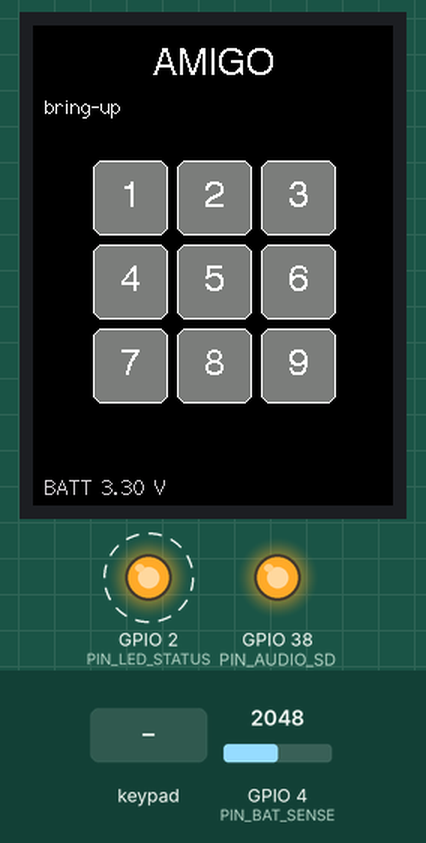
Recording of a program running on a simulated ESP32-S3. Shown: 240×320 colour display, output pins drawn as LEDs (lit = HIGH). Wiring (inferred from the names in the program): 3×3 keypad with keys 1 2 3 4 5 6 7 8 9 (labels assumed): rows GPIO 14, GPIO 15, GPIO 16; columns GPIO 17, GPIO 18, GPIO 21. Dashed ring = blinking. The inputs (shaded band) are chosen by the test bench; at power-on: GPIO 4 (PIN_BAT_SENSE) = 2048. I2S audio is not simulated (input reads silence); pins used as bus, display or sensor lines are not drawn; what the program prints to the serial monitor is not drawn.

Above: at 1.6 s.
1.7 s: keypad keys 1 4 1 5 1 6 pressed 0.4 s apart
At 1.82 s:
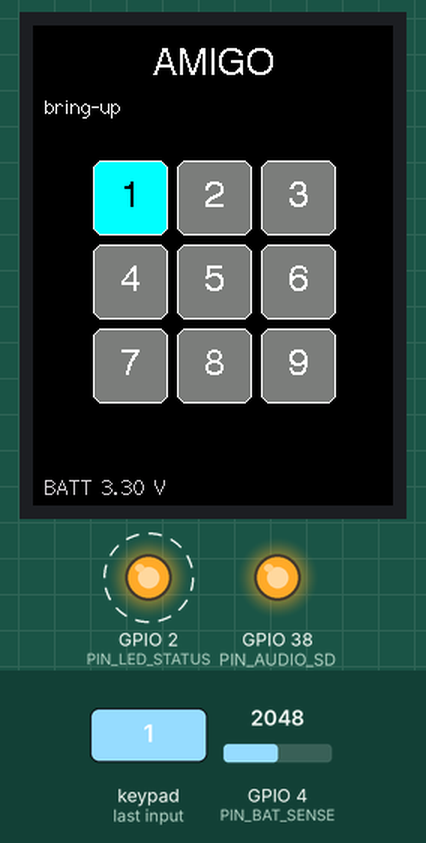
5.6 s: GPIO 4 (PIN_BAT_SENSE) set to 2866
8.6 s: key '2' pressed
At 8.72 s:
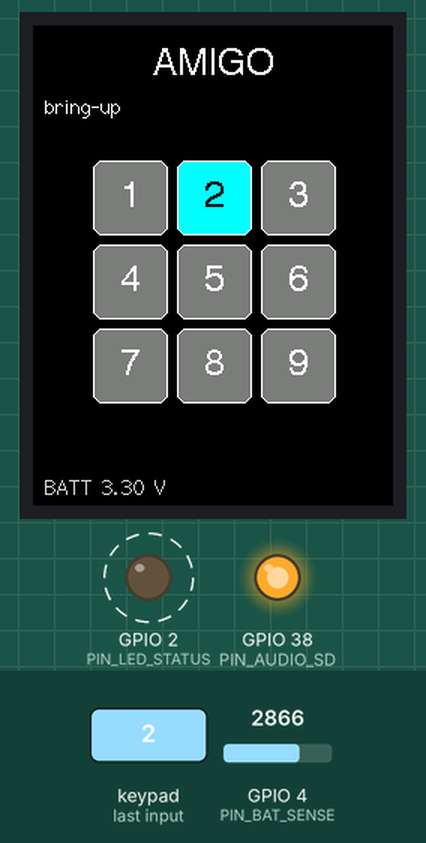
10.2 s: key '3' pressed
At 10.32 s:
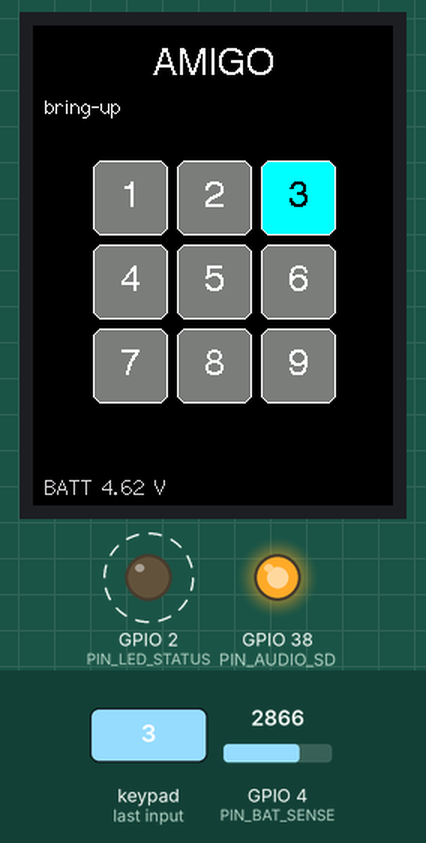
11.8 s: keypad keys 1 7 1 8 2 1 pressed 0.4 s apart
At 13.12 s:
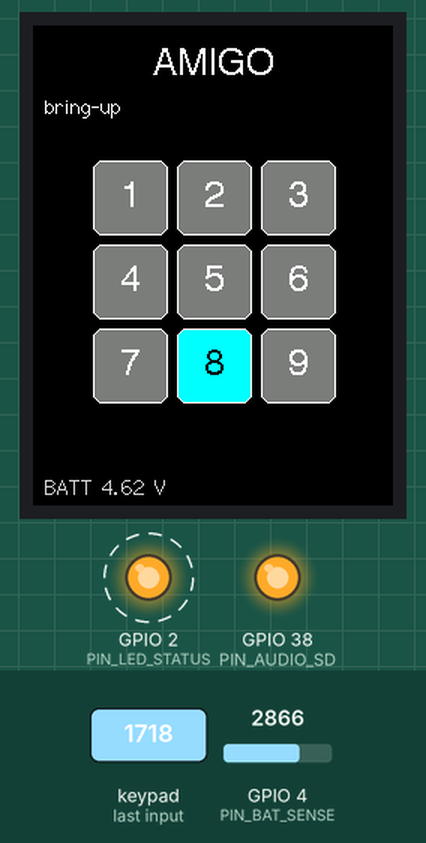
15.7 s: GPIO 4 (PIN_BAT_SENSE) set to 3603
Timing chart, 0 to 19.7 s (numbered marks = the images above; inputs shaded):
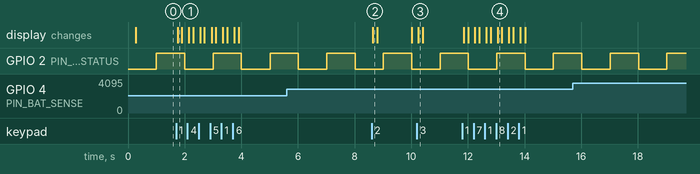

Measured:
- after the input at 1.7 s, the display: changes after 0.05 s (image 1)
- after the input at 8.6 s, the display: changes after 0.05 s (image 2)
- after the input at 10.2 s, the display: changes after 0.05 s (image 3)
- after the input at 11.8 s, the display: first changes after 0.05 s (image 4 shows a later state)
- by itself, GPIO 2 (PIN_LED_STATUS): alternates HIGH for 1.0 s and LOW for 1.0 s

The program:

main.cpp
```cpp
// main.cpp -- Amigo bring-up firmware.
//
// Scope: boot, ILI9341 display, 3x3 Choc matrix, MAX98357A tone output,
// battery voltage readout, status LED heartbeat.
//
// STATUS: written against the schematic, not yet flashed to hardware.

#include <Arduino.h>
#include <TFT_eSPI.h>
#include "pins.h"
#include "keypad.h"
#include "audio.h"

TFT_eSPI tft;
Keypad keys;
Audio audio;

// Per-key tones, laid out to match the physical 3x3 grid (C major pentatonic).
static const float KEY_TONES[9] = {
    261.63f, 293.66f, 329.63f,
    392.00f, 440.00f, 523.25f,
    587.33f, 659.25f, 783.99f
};

// ---- display layout ----
static constexpr int GRID_X = 40;
static constexpr int GRID_Y = 90;
static constexpr int CELL = 50;
static constexpr int GAP = 6;

static uint32_t lastHeartbeat = 0;
static uint32_t lastBattery = 0;

void setBacklight(uint8_t level) {
    ledcWrite(BL_LEDC_CHANNEL, level); // core 2.x takes a channel, not a pin
}

float readBatteryVolts() {
    // 32 samples to knock down ADC noise. analogReadMilliVolts applies the
    // per-chip eFuse calibration, which is much better than raw counts.
    uint32_t acc = 0;
    for (int i = 0; i < 32; i++) acc += analogReadMilliVolts(PIN_BAT_SENSE);
    return (acc / 32.0f) * BAT_DIVIDER_RATIO / 1000.0f;
}

void drawCell(uint8_t r, uint8_t c, bool down) {
    const int x = GRID_X + c * (CELL + GAP);
    const int y = GRID_Y + r * (CELL + GAP);
    tft.fillRoundRect(x, y, CELL, CELL, 6, down ? TFT_CYAN : TFT_DARKGREY);
    tft.drawRoundRect(x, y, CELL, CELL, 6, TFT_WHITE);

    tft.setTextColor(down ? TFT_BLACK : TFT_WHITE);
    tft.setTextDatum(MC_DATUM);
    tft.drawNumber(r * 3 + c + 1, x + CELL / 2, y + CELL / 2, 4);
    tft.setTextDatum(TL_DATUM);
}

void drawGrid() {
    for (uint8_t r = 0; r < 3; r++)
        for (uint8_t c = 0; c < 3; c++)
            drawCell(r, c, keys.isDown(r, c));
}

void drawChrome() {
    tft.fillScreen(TFT_BLACK);
    tft.setTextColor(TFT_WHITE, TFT_BLACK);
    tft.setTextDatum(TC_DATUM);
    tft.drawString("AMIGO", tft.width() / 2, 14, 4);
    tft.setTextDatum(TL_DATUM);
    tft.drawString("bring-up", 8, 46, 2);
}

void drawBattery(float volts) {
    tft.setTextColor(TFT_LIGHTGREY, TFT_BLACK);
    tft.fillRect(0, tft.height() - 22, tft.width(), 22, TFT_BLACK);
    char buf[24];
    snprintf(buf, sizeof(buf), "BATT %.2f V", volts);
    tft.drawString(buf, 8, tft.height() - 20, 2);
}

void setup() {
    Serial.begin(115200);

    pinMode(PIN_LED_STATUS, OUTPUT);
    digitalWrite(PIN_LED_STATUS, LOW);

    // Backlight off during init so the user does not see a garbage frame.
    ledcSetup(BL_LEDC_CHANNEL, BL_LEDC_FREQ_HZ, BL_LEDC_RES_BITS);
    ledcAttachPin(PIN_LCD_BL, BL_LEDC_CHANNEL);
    setBacklight(0);

    tft.init();
    tft.setRotation(0);
    drawChrome();

    analogSetPinAttenuation(PIN_BAT_SENSE, ADC_11db); // ~0 to 3.1V usable range

    keys.begin();

    if (!audio.begin()) {
        Serial.println("[audio] I2S init failed");
        tft.setTextColor(TFT_RED, TFT_BLACK);
        tft.drawString("audio init FAILED", 8, 64, 2);
    }

    drawGrid();
    drawBattery(readBatteryVolts());

    // Fade the backlight up.
    for (int i = 0; i <= 255; i += 5) {
        setBacklight(i);
        delay(4);
    }

    if (audio.ready()) audio.bootChime();

    Serial.printf("[boot] PSRAM: %u bytes free\n", (unsigned)ESP.getFreePsram());
}

void loop() {
    audio.update(); // services the deferred amplifier shutdown

    if (keys.scan()) {
        drawGrid();
        const int k = keys.lastPressed();
        if (k >= 0 && k < 9) {
            const uint8_t r = k / 3, c = k % 3;
            if (keys.isDown(r, c)) {
                Serial.printf("[key] %d down\n", k + 1);
                audio.tone(KEY_TONES[k], 70);
            }
        }
    }

    const uint32_t now = millis();

    if (now - lastHeartbeat >= 1000) {
        lastHeartbeat = now;
        digitalWrite(PIN_LED_STATUS, !digitalRead(PIN_LED_STATUS));
    }

    if (now - lastBattery >= 5000) {
        lastBattery = now;
        drawBattery(readBatteryVolts());
    }

    delay(2);
}
```

audio.h
```cpp
// audio.h -- minimal I2S tone output to the MAX98357A.
//
// Targets the LEGACY I2S driver (driver/i2s.h), which is what Arduino-ESP32
// core 2.x ships. This is the core PlatformIO's espressif32 platform installs.
#pragma once

#include <Arduino.h>
#include <driver/i2s.h>
#include <math.h>
#include "pins.h"

class Audio {
public:
    static constexpr uint32_t SAMPLE_RATE = 22050;
    static constexpr i2s_port_t PORT = I2S_NUM_0;


    bool begin() {
#ifdef AUDIO_SD_CONNECTED
        // Drive shutdown low before anything else so the amp stays off while
        // the I2S clocks come up. IO38 floats until this runs, so the breakout's
        // own pull-up leaves the amp briefly enabled at power-on. Expect a small
        // pop; this shortens it but cannot remove it in firmware.
        pinMode(PIN_AUDIO_SD, OUTPUT);
        digitalWrite(PIN_AUDIO_SD, LOW);
        ampOn_ = false;
#endif

        i2s_config_t cfg = {};
        cfg.mode = (i2s_mode_t)(I2S_MODE_MASTER | I2S_MODE_TX);
        cfg.sample_rate = SAMPLE_RATE;
        cfg.bits_per_sample = I2S_BITS_PER_SAMPLE_16BIT;
        cfg.channel_format = I2S_CHANNEL_FMT_RIGHT_LEFT;
        cfg.communication_format = I2S_COMM_FORMAT_STAND_I2S;
        cfg.intr_alloc_flags = ESP_INTR_FLAG_LEVEL1;
        cfg.dma_buf_count = 8;
        cfg.dma_buf_len = 256;
        cfg.use_apll = false;
        cfg.tx_desc_auto_clear = true; // output silence on underrun
        cfg.fixed_mclk = 0;

        if (i2s_driver_install(PORT, &cfg, 0, nullptr) != ESP_OK) return false;

        i2s_pin_config_t pins = {};
        pins.mck_io_num = I2S_PIN_NO_CHANGE;
        pins.bck_io_num = PIN_AUDIO_BCLK;
        pins.ws_io_num = PIN_AUDIO_LRC;
        pins.data_out_num = PIN_AUDIO_DOUT;
        pins.data_in_num = I2S_PIN_NO_CHANGE;

        if (i2s_set_pin(PORT, &pins) != ESP_OK) return false;

        i2s_zero_dma_buffer(PORT);
        ok_ = true;
        return true;
    }

    // ---- amplifier shutdown control (SD_MODE) ----
    //
    // SD_MODE is an analog threshold pin, not a plain enable. Below ~0.16V the
    // amp shuts down. Above ~1.4V it wakes in left-channel mode, which is fine
    // here because tone() writes identical samples to both slots.
    //
    // Powering the amp up mid-silence still thumps a little, so instead of
    // toggling per beep we enable on demand and drop back to shutdown a short
    // while after the last sound. Back-to-back key presses then share one
    // power-up instead of clicking on every keystroke.

    static constexpr uint32_t AMP_WAKE_MS = 10; // settle time after enable
    static constexpr uint32_t AMP_IDLE_MS = 400; // hold-on after last sound

    static constexpr uint32_t DMA_DRAIN_MS = (8 * 256 * 1000) / SAMPLE_RATE + 5;

    void ampEnable() {
#ifdef AUDIO_SD_CONNECTED
        if (!ampOn_) {
            digitalWrite(PIN_AUDIO_SD, HIGH);
            delay(AMP_WAKE_MS);
            ampOn_ = true;
        }
        muteAt_ = 0; // cancel any pending shutdown
#endif
    }

    void ampDisable() {
#ifdef AUDIO_SD_CONNECTED
        digitalWrite(PIN_AUDIO_SD, LOW);
        ampOn_ = false;
        muteAt_ = 0;
#endif
    }

    // Call every loop. Handles the deferred shutdown.
    void update() {

        constexpr size_t CHUNK = 256;
        int16_t buf[CHUNK * 2]; // interleaved L/R


        //Generates a chunk and stores it in buffer if playing_ is true. If the note has finished playing, it sets playing_ to false.
        if (playing_) {


            const size_t n = min<size_t>(CHUNK, noteFrames_ - framesCompleted_);
            for (size_t i = 0; i < n; i++) {
                // Attack/release envelope so the beep does not click at the edges.
                const float pos = float(framesCompleted_ + i) / float(noteFrames_);
                float env = 1.0f;
                if (pos < 0.05f) env = pos / 0.05f;
                else if (pos > 0.90f) env = (1.0f - pos) / 0.10f;

                const int16_t s = int16_t(sinf(phase_) * amplitude_ * env * 32767.0f);
                buf[i * 2] = s;
                buf[i * 2 + 1] = s;
                phase_ += phaseStep_;
                if (phase_ > 2.0f * PI) phase_ -= 2.0f * PI;
            }


            if (framesCompleted_ >= noteFrames_) {
                muteAt_ = millis() + DMA_DRAIN_MS + AMP_IDLE_MS;
                playing_ = false;
            }

        }
#ifdef AUDIO_SD_CONNECTED
        if (muteAt_ && (int32_t)(millis() - muteAt_) >= 0) ampDisable();
#endif
    }

    bool ampIsOn() const { return ampOn_; }

    uint32_t calculateNoteFrames(uint32_t durationMs) const {
        return (durationMs * SAMPLE_RATE) / 1000;
    }

    void tone(float freqHz, uint32_t durationMs) {
        if (!ok_) return;
        ampEnable();
        playing_ = true;

        phaseStep_ = (2.0f * PI * freqHz) / float(SAMPLE_RATE);
        noteFrames_ = calculateNoteFrames(durationMs);
        framesCompleted_ = 0;
        phase_ = 0.0f;
    }

    void bootChime() {
        tone(523.25f, 90); // C5
        tone(659.25f, 90); // E5
        tone(783.99f, 140); // G5
    }

    bool ready() const { return ok_; }

private:
    bool ok_ = false;
    bool ampOn_ = false;
    uint32_t muteAt_ = 0; // 0 = no pending shutdown

    //Moved from tone() so tone() is non-blocking and can be called from loop() without cutting off the previous tone.
    bool playing_ = false;
    float phase_ = 0.0f; // Where we are in the sine wave cycle
    float phaseStep_ = 0.0f; //How much to advance the phase each sample
    float amplitude_ = 0.25f; // Volume of the tone (0.0 to 1.0)
    uint32_t noteFrames_ = 0; // How many frames to play for the current note
    uint32_t framesCompleted_ = 0; // How many frames have been played for the current note

};
```

pins.h
```cpp
// pins.h -- Amigo GPIO map, transcribed from the ESP32-S3-WROOM-1 schematic sheet.
#pragma once

// Status LED
constexpr int PIN_LED_STATUS = 2;

// Battery sense (ADC1_CH3, safe to use with WiFi active)
constexpr int PIN_BAT_SENSE = 4;

// MAX98357A I2S audio
constexpr int PIN_AUDIO_BCLK = 5;
constexpr int PIN_AUDIO_LRC = 6;
constexpr int PIN_AUDIO_DOUT = 7;

// MAX98357A SD_MODE. Not routed on rev A: this is the bodge wire from J4 pin 5
// to the IO38 castellated pad. Comment out AUDIO_SD_CONNECTED to build for a
// board without the wire, in which case the amp is always on.
#define AUDIO_SD_CONNECTED 1
constexpr int PIN_AUDIO_SD = 38;

// ILI9341 2.8" SPI display
constexpr int PIN_LCD_RST = 8;
constexpr int PIN_LCD_BL = 9;
constexpr int PIN_LCD_SCK = 10;
constexpr int PIN_LCD_MOSI = 11;
constexpr int PIN_LCD_CS = 12;
constexpr int PIN_LCD_DC = 13;

// Kailh Choc 3x3 matrix
constexpr int PIN_ROW[3] = {14, 15, 16};
constexpr int PIN_COL[3] = {17, 18, 21};

// Backlight PWM (LEDC)
constexpr int BL_LEDC_CHANNEL = 0;
constexpr int BL_LEDC_FREQ_HZ = 5000;
constexpr int BL_LEDC_RES_BITS = 8;

// Battery divider: R4 100k (BAT_SW to tap) / R5 100k (tap to GND), tap on IO4,
// filtered by C9 100nF. Ratio = (R4 + R5) / R5 = 2.0. Confirmed from schematic.
constexpr float BAT_DIVIDER_RATIO = 2.0f;
```

keypad.h
```cpp
// keypad.h -- 3x3 Kailh Choc matrix scanner with per-key debounce.
//
// Scan strategy: drive one row LOW at a time, read columns with internal
// pull-ups. A pressed key pulls its column LOW. Rows are held in a
// high-impedance state when not being scanned, which keeps the matrix safe
// even if the board has no per-key diodes (ghosting is still possible on
// 3-key rollover, but shorts are not).
#pragma once

#include <Arduino.h>
#include "pins.h"

class Keypad {
public:
    static constexpr uint8_t ROWS = 3;
    static constexpr uint8_t COLS = 3;
    static constexpr uint32_t DEBOUNCE_MS = 20;

    void begin() {
        for (uint8_t r = 0; r < ROWS; r++) {
            pinMode(PIN_ROW[r], INPUT); // hi-Z until scanned
        }
        for (uint8_t c = 0; c < COLS; c++) {
            pinMode(PIN_COL[c], INPUT_PULLUP);
        }
        memset(state_, 0, sizeof(state_));
        memset(stable_, 0, sizeof(stable_));
        memset(lastChange_, 0, sizeof(lastChange_));
    }

    // Call every loop. Returns true if any key changed state this scan.
    bool scan() {
        bool changed = false;
        const uint32_t now = millis();

        for (uint8_t r = 0; r < ROWS; r++) {
            pinMode(PIN_ROW[r], OUTPUT);
            digitalWrite(PIN_ROW[r], LOW);
            delayMicroseconds(5); // let the line settle

            for (uint8_t c = 0; c < COLS; c++) {
                const bool raw = (digitalRead(PIN_COL[c]) == LOW);
                if (raw != state_[r][c]) {
                    state_[r][c] = raw;
                    lastChange_[r][c] = now;
                } else if (state_[r][c] != stable_[r][c] &&
                           (now - lastChange_[r][c]) >= DEBOUNCE_MS) {
                    stable_[r][c] = state_[r][c];
                    changed = true;
                    if (stable_[r][c]) lastPressed_ = r * COLS + c;
                }
            }

            pinMode(PIN_ROW[r], INPUT); // release the row
        }
        return changed;
    }

    bool isDown(uint8_t r, uint8_t c) const { return stable_[r][c]; }
    int lastPressed() const { return lastPressed_; }

private:
    bool state_[ROWS][COLS];
    bool stable_[ROWS][COLS];
    uint32_t lastChange_[ROWS][COLS];
    int lastPressed_ = -1;
};
```
